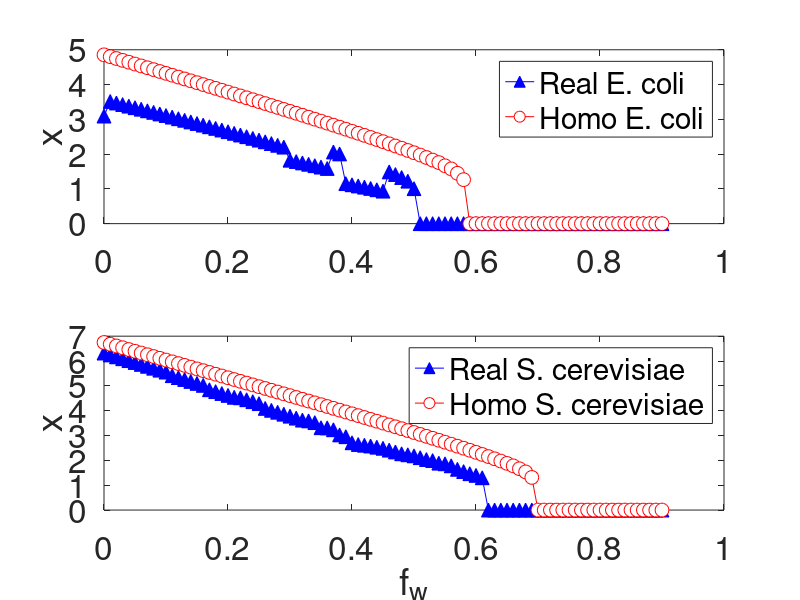

Reproduce this figure in MATLAB.
function Figure_5_g
%   Figure1_main Plots all the Figures 5 g in our paper "Universal
%   resilience patterns in complex networks".
%
%  
%   NuRsEv2.0
%   $Id: Figure1_main.m Created at 2018-2-26 11:35:29 $
%   by Jianxi Gao, RPI, Troy, NY
%   Copyright (c) 2012-2018 by Center for Complex Network Research (CCNR)

clear
clc
%% Theory results
simsize = 10;

%%
inter = 1;
figure1 = figure('color',[1 1 1]);
axes1 = axes('Parent',figure1,'YScale','log','YMinorTick','on','FontSize',24);
hold(axes1,'all');
subplot1 = subplot(2,1,1,'FontSize',24);
load TECB_weight_homo_2
plot(1-hehe1(1:inter:end,4),hehe1(1:inter:end,1),'-b^','MarkerSize',simsize,'MarkerEdgeColor','b','MarkerFaceColor','b');hold on
plot(1-hehe(1:inter:end,4),hehe(1:inter:end,1),'-ro','MarkerSize',simsize,'MarkerEdgeColor','r','MarkerFaceColor','w');hold on
ylabel('x','FontSize',24)
legend('Real E. coli','Homo E. coli')
set(gca,'FontSize',24);
ylim([0,5])
box on
subplot(2,1,2,'FontSize',24)
load TYB_weight_a2_homo_2
plot(1-hehe1(1:inter:end,4),hehe1(1:inter:end,1),'-b^','MarkerSize',simsize,'MarkerEdgeColor','b','MarkerFaceColor','b');hold on
plot(1-hehe(1:inter:end,4),hehe(1:inter:end,1),'-ro','MarkerSize',simsize,'MarkerEdgeColor','r','MarkerFaceColor','w');hold on
xlabel('f_w','FontSize',24);ylabel('x','FontSize',24)
legend('Real S. cerevisiae','Homo S. cerevisiae')
set(gca,'FontSize',24);
ylim([0,7])
box on
